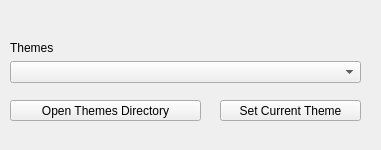
<?xml version="1.0" encoding="UTF-8"?>
<ui version="4.0">
 <class>ThemeSelectWidget</class>
 <widget class="QWidget" name="ThemeSelectWidget">
  <property name="geometry">
   <rect>
    <x>0</x>
    <y>0</y>
    <width>381</width>
    <height>150</height>
   </rect>
  </property>
  <property name="windowTitle">
   <string>Form</string>
  </property>
  <widget class="QPushButton" name="pushButton_SetTheme">
   <property name="geometry">
    <rect>
     <x>220</x>
     <y>100</y>
     <width>141</width>
     <height>21</height>
    </rect>
   </property>
   <property name="text">
    <string>Set Current Theme</string>
   </property>
  </widget>
  <widget class="QPushButton" name="pushButtonOpenThemesDirectory">
   <property name="geometry">
    <rect>
     <x>10</x>
     <y>100</y>
     <width>191</width>
     <height>21</height>
    </rect>
   </property>
   <property name="text">
    <string>Open Themes Directory</string>
   </property>
  </widget>
  <widget class="QWidget" name="layoutWidget">
   <property name="geometry">
    <rect>
     <x>10</x>
     <y>40</y>
     <width>351</width>
     <height>43</height>
    </rect>
   </property>
   <layout class="QVBoxLayout" name="verticalLayout">
    <item>
     <widget class="QLabel" name="label">
      <property name="text">
       <string>Themes</string>
      </property>
     </widget>
    </item>
    <item>
     <widget class="QComboBox" name="comboBoxThemes"/>
    </item>
   </layout>
  </widget>
 </widget>
 <resources/>
 <connections/>
</ui>
